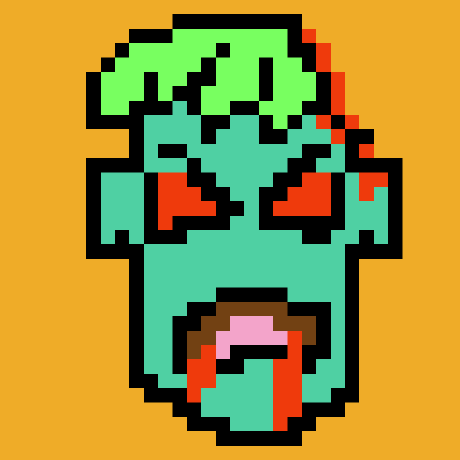
#> input picture samples/github.png, 460 x 460 px
$ python ch2-convert-image.py
#> lines starting #> are read from the running program, lines starting #| are printed output that depends on the picture
### scripts/ch2/helpers.py
import os
from pathlib import Path
import sys

def buildPath (fileName):
    fullPath = Path(os.getcwd(), __file__)
    rootFolderPath = fullPath.parent.parent.parent
    return os.path.join(rootFolderPath, 'samples', fileName)

### scripts/ch2/ch2-convert-image.py
import cv2

# local module
import helpers as h

# returns an image in the BGR color format even
# if the file uses a grayscale format.
exampleImagePath = h.buildPath('github.png')
image = cv2.imread(exampleImagePath) # 2,8 kB
#> image is the input picture: shape (460, 460, 3); mean B, G, R 56.5, 143.4, 157.8

jpgExampleImagePath = h.buildPath('github.jpg')
cv2.imwrite(jpgExampleImagePath, image) # 34,6 kB

grayImage = cv2.imread(exampleImagePath, cv2.IMREAD_GRAYSCALE)
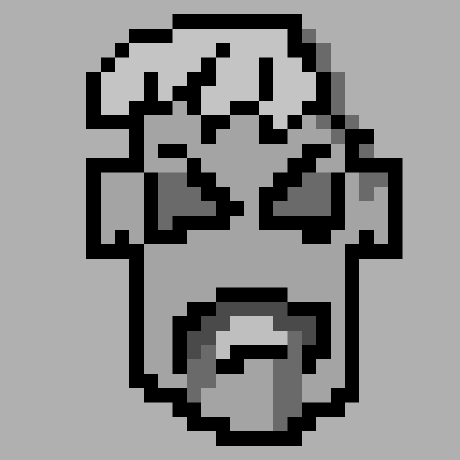
#> grayImage: shape (460, 460); min 0, max 196, mean 137.2
grayExampleImagePath = h.buildPath('github-gray.png')
cv2.imwrite(grayExampleImagePath, grayImage) # 8,9 kB
